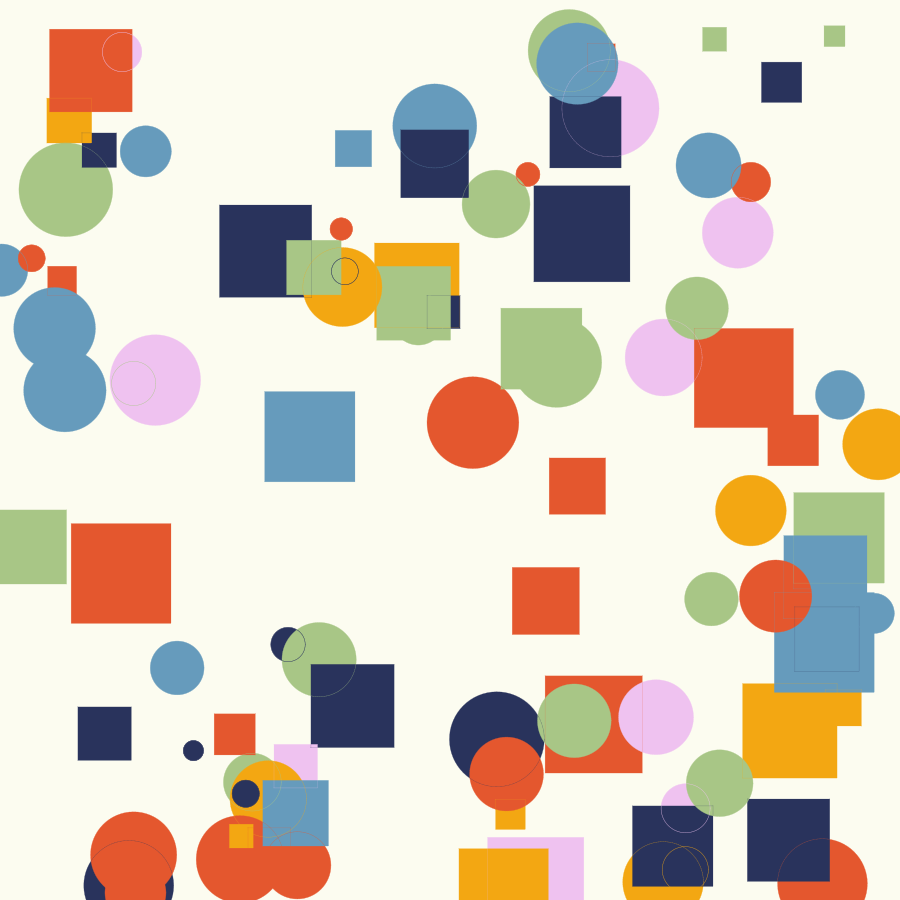
Frame 1 (no input)
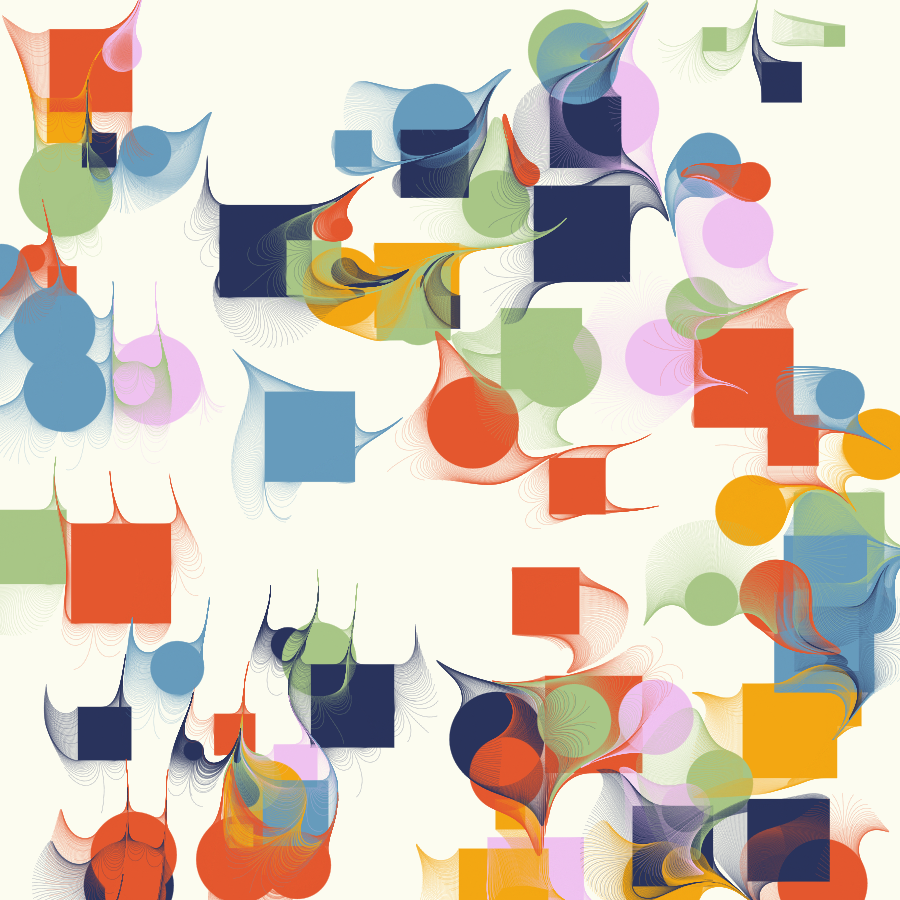
Frame 60 (the mouse pressed at the canvas centre just before this capture)
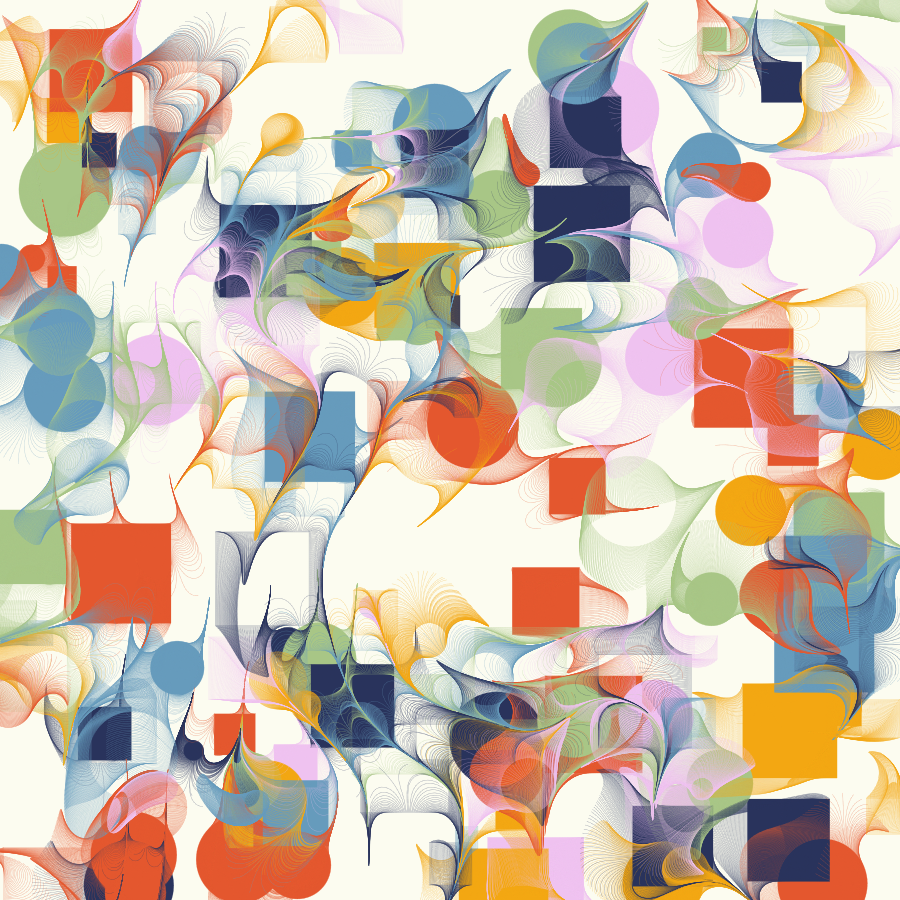
Frame 120 (the mouse held since frame 60 and released just before this capture)

The Processing sketch that drew these frames (run headless with seeded random() and noise(); from frame 60 on, the mouse is pressed at the canvas centre):

// Processing sketch: sketch_146
// ── sketch_146.pde
import java.util.*;
ArrayList<Particle> particles;
int n = 100;
void setup() {
  size(900, 900);
  pixelDensity(2);
  colorMode(HSB, 360, 100, 100, 100);
  rectMode(CENTER);
  newParticles();
}

void draw() {
  Iterator<Particle> it = particles.iterator();
  while (it.hasNext()) {
    Particle p = it.next();
    p.run();
    if (p.isDead()) {
      it.remove();
    }
  }
}


void forms() {
  for (int j = 0; j<n; j++) {
    float x = random(width), y =random(height);
    float s= random(20, 100);
    float hs = s/2;
    color c = getCol();
    noStroke();
    fill(c);
    if (random(1)>0.5) {
      for (float i = -s/2; i<s/2; i++) {
        particles.add(new Particle(x+i, y-hs, c));
        particles.add(new Particle(x+i, y+hs, c));
        particles.add(new Particle(x-hs, y+i, c));
        particles.add(new Particle(x+hs, y+i, c));
      }
      square(x, y, s);
    } else {
      for (float a = 0; a<TAU; a+=TAU/360) {
        particles.add(new Particle(x+hs*cos(a), y+hs*sin(a), c));
      }
      circle(x, y, s);
    }
  }
}
void newParticles() {
  particles = new ArrayList<Particle>();
  background(#FCFCF0);
  forms();
  noiseSeed((int)random(100000));
}

void mousePressed() {
 newParticles();
}




int[] colors = {#e4572e, #29335c, #f3a712, #a8c686, #669bbc, #efc2f0};
//int[] colors = {#880D1E, #DD2D4A, #F26A8D, #F49CBB, #CBEEF3};
int getCol() {
  return colors[(int)random(colors.length)];
}

// ── Particle.pde
class Particle {
  PVector pos;
  float step;
  float lifeSpan;
  color col;
  float angle;
  float noiseScale, noiseStrength;
  Particle(float x, float y, color col) {
    pos = new PVector(x, y);
    step = 0.9;
    angle = random(10);
    lifeSpan = 100;
    noiseScale = 800;
    noiseStrength = 90;
    this.col = col;
  }

  void show() {
    noStroke();
    fill(col, lifeSpan);
    circle(pos.x, pos.y, 0.5);
  }

  void move() {
    angle = noise(pos.x/noiseScale, pos.y/noiseScale)*noiseStrength;
    pos.x += cos(angle) *step;
    pos.y += sin(angle)*step;
    lifeSpan -= 0.1;
  }

  boolean isDead() {
    if (lifeSpan <0.0) {
      return true;
    } else {
      return false;
    }
  }
 
  void run(){
  show();
  move();
  }
  
  
}
